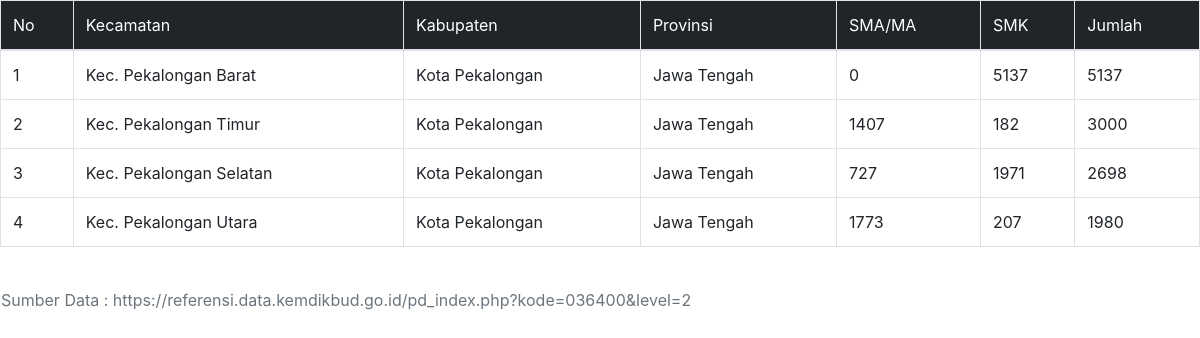
/data2.php, run on the app's committed database.
### tables this page shows
CREATE TABLE `siswa` (
  `id` int(10) NOT NULL,
  `kec` varchar(50) NOT NULL,
  `kab` varchar(50) NOT NULL,
  `prov` varchar(50) NOT NULL,
  `sma_ma` int(20) NOT NULL,
  `smk` int(20) NOT NULL,
  `jumlah` int(20) NOT NULL
);

### data2.php (the view, shortened to what this page needs)
<!DOCTYPE html>
<html lang="en">
<head>
  <link rel="stylesheet" href="assets/bootstrap.min.css">
</head>
<body>
  <div class="table-responsive">
  <table class="table table-bordered table-hover">
  <thead>
  <tr bgcolor="#212529">
  <td class="pertama">No</td>
  <td class="pertama">Kecamatan</td>
  <td class="pertama">Kabupaten</td>
  <td class="pertama">Provinsi</td>
  <td class="pertama">SMA/MA</td>
  <td class="pertama">SMK</td>
  <td class="pertama">Jumlah</td>
  </tr>
  </thead>
<?php
  include "koneksi.php";
  $no=0;
  $mysql = mysqli_query($conn, "SELECT * FROM siswa");
  while($hasil=mysqli_fetch_array($mysql)){
  $no++;
  echo "<body>";
  echo "<tr>";
  echo "<td>",$no."</td>";
  echo "<td>",$hasil['kec']."</td>";
  echo "<td>",$hasil['kab']."</td>";
  echo "<td>",$hasil['prov']."</td>";
  echo "<td>",$hasil['sma_ma']."</td>";
  echo "<td>",$hasil['smk']."</td>";
  echo "<td>",$hasil['jumlah']."</td>";
}
?></table>
    <br>
    <table>
  <td><h class="text-muted">Sumber Data : https://referensi.data.kemdikbud.go.id/pd_index.php?kode=036400&level=2</h></td></table>
</body>
</html>

### data2.php (style rules this page uses)
.pertama { color: #fff; }

### data on the page
siswa: kec "Kec. Pekalongan Barat", kab "Kota Pekalongan", prov "Jawa Tengah", sma_ma "0", smk "5137", jumlah "5137"
siswa: kec "Kec. Pekalongan Timur", kab "Kota Pekalongan", prov "Jawa Tengah", sma_ma "1407", smk "182", jumlah "3000"
siswa: kec "Kec. Pekalongan Selatan", kab "Kota Pekalongan", prov "Jawa Tengah", sma_ma "727", smk "1971", jumlah "2698"
siswa: kec "Kec. Pekalongan Utara", kab "Kota Pekalongan", prov "Jawa Tengah", sma_ma "1773", smk "207", jumlah "1980"
